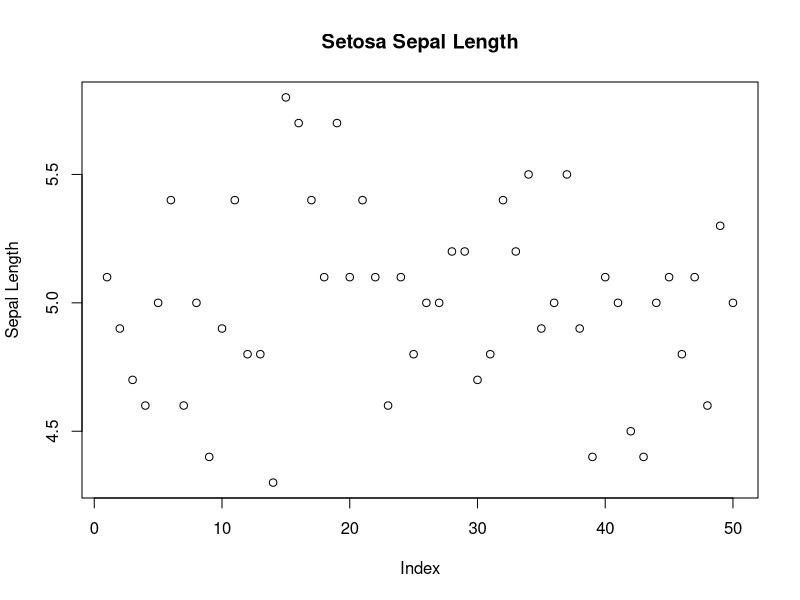
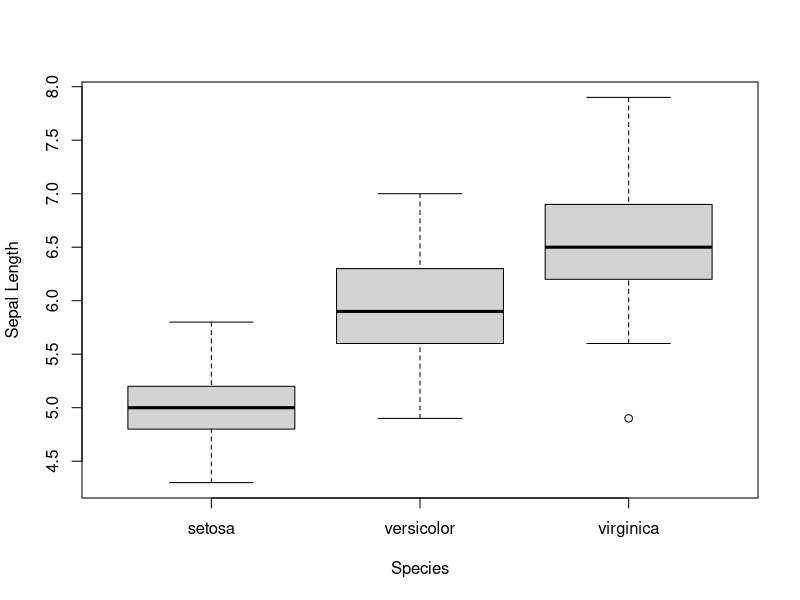

R code for these plots, in order:
## ---- chunk 1
knitr::opts_chunk$set(echo = TRUE)
## ---- chunk 2
library(tidyverse)
data(iris)
head(iris)
ncol(iris)
nrow(iris)
summary(iris)

## ---- chunk 3
iris$Species
## ---- chunk 4
library(tidyverse)
setosa = iris %>% 

  filter(Species == "setosa") %>% 
  select(Sepal.Length)
  

versicolor = iris %>% 
  filter(Species == "versicolor") %>% 
  select(Sepal.Length)

# I can check the mean of the Sepal length for setosa and versicolor species using the mean function:
mean(setosa[["Sepal.Length"]])
mean(versicolor[["Sepal.Length"]])

## ---- chunk 5
var(setosa)
## ---- chunk 6
sum((setosa$Sepal.Length-5.006)^2)/(nrow(setosa)-1)

## ---- chunk 7

plot(setosa$Sepal.Length, ylab= "Sepal Length", xlab = "Index")
title("Setosa Sepal Length")

## ---- chunk 8
boxplot(Sepal.Length~Species, data=iris, xlab="Species", ylab="Sepal Length")
